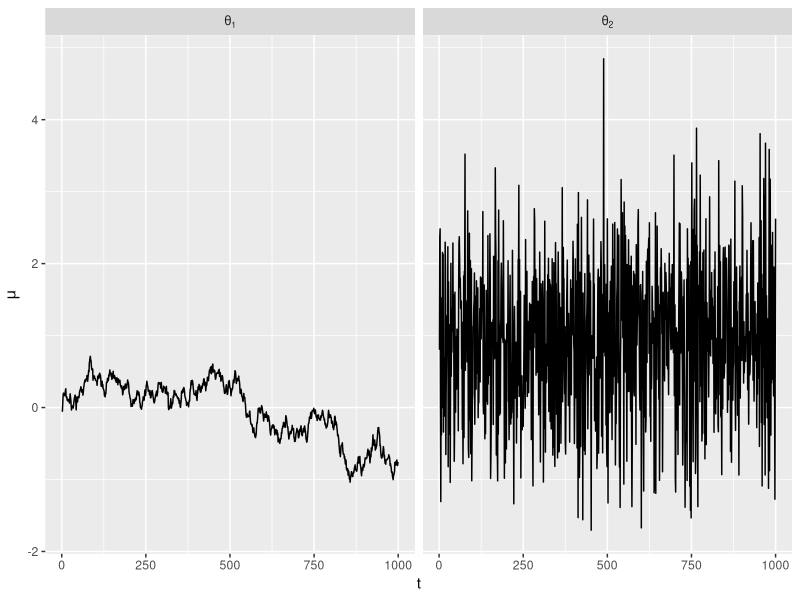
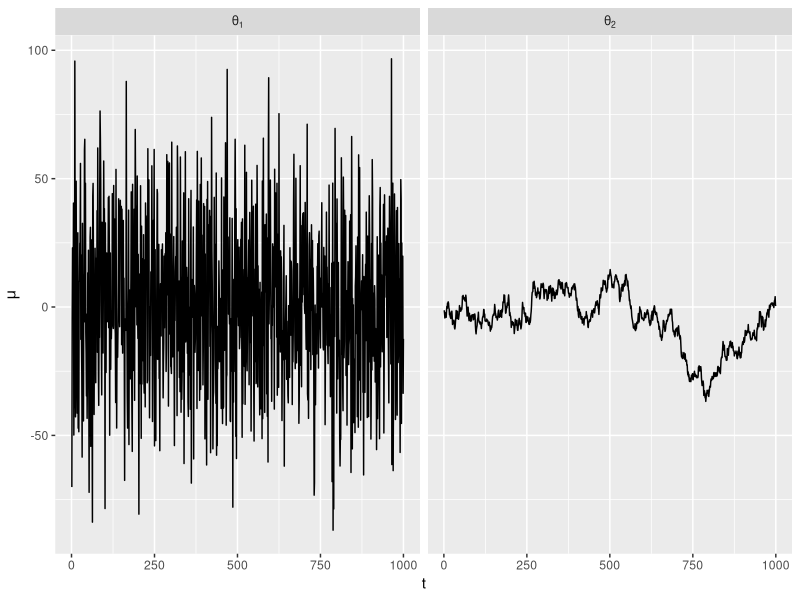

Write R code to recreate these figures, in order.
library(ggplot2)

set.seed(1235341)
n <- 1000
sig2s <- c(.001, 1000)
dat <- data.frame(mu=NULL, t=NULL, sig2=NULL, DA=NULL)
for(j in 1:2){
  sig2 <- sig2s[j]
  theta1 <- sqrt(sig2)*rnorm(1)
  y <- theta1 + rnorm(1)
  out1 <- rep(0,n)
  out2 <- out1
  mu <- 0
  for(i in 1:n){
    thmn <- (mu + sig2*y)/(1 + sig2)
    thsd <- sqrt(sig2 / (1 + sig2))
    theta1 <- rnorm(1, thmn, thsd)
    mu <- rnorm(1, theta1, sqrt(sig2))
    out1[i] <- mu
  }
  mu <- 0
  for(i in 1:n){
    thmn <- sig2*(y - mu)/(1 + sig2)
    thsd <- sqrt(sig2 / (1 + sig2))
    theta2 <- rnorm(1, thmn, thsd)
    mu <- rnorm(1,y-theta2, 1)
    out2[i] <- mu
  }
  tempdat <- data.frame(mu=c(out1,out2), t=rep(1:n,2),sig2=sig2,DA=c(rep("theta[1]",n),rep("theta[2]",n)))
  dat <- data.frame(rbind(dat,tempdat))
}


p1 <- ggplot(data=dat[dat$sig2==sig2s[1],], aes(x=t, y=mu)) +
    geom_line() +
    facet_grid(facets=.~DA, labeller=label_parsed) +
    ylab(expression(mu))

p2 <- ggplot(data=dat[dat$sig2==sig2s[2],], aes(x=t, y=mu)) +
    geom_line() +
    facet_grid(facets=.~DA, labeller=label_parsed) +
    ylab(expression(mu))

ggsave(filename="trace1.pdf", plot=p1, width=6, height=2)
ggsave(filename="trace2.pdf", plot=p2, width=6, height=2)

